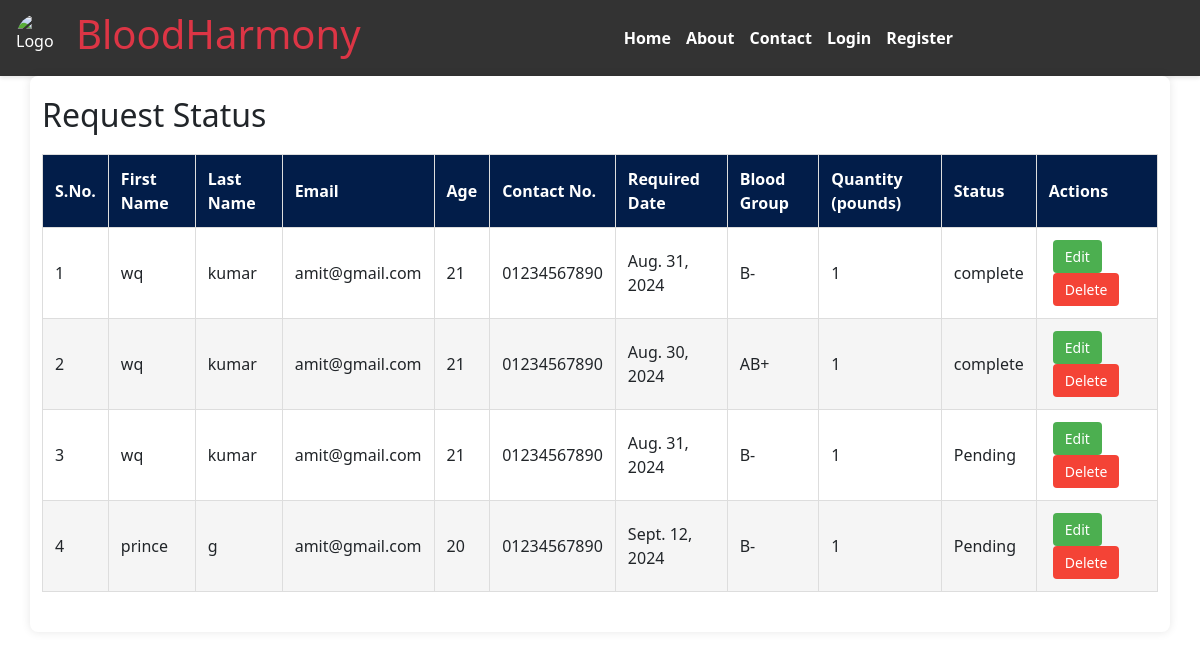
The app's page /requests/, older data.
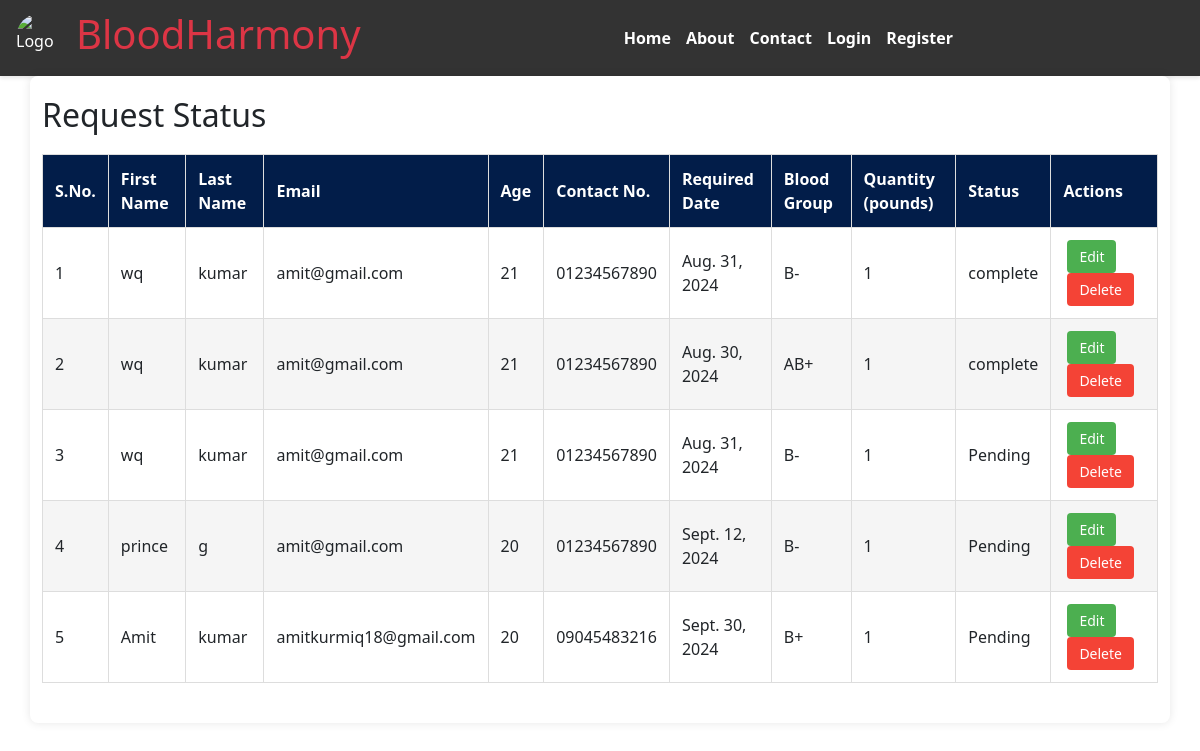
The same page, newer data.
### donor/models.py (models this page shows, shortened)
class BloodRequest(models.Model):
    BLOOD_GROUP_CHOICES = [
        ('A+', 'A+'),
        ('A-', 'A-'),
        ('B+', 'B+'),
        ('B-', 'B-'),
        ('AB+', 'AB+'),
        ('AB-', 'AB-'),
        ('O+', 'O+'),
        ('O-', 'O-'),
    ]
    user = models.ForeignKey(UserProfile, on_delete=models.CASCADE)
    blood_group = models.CharField(max_length=3, choices=BLOOD_GROUP_CHOICES)
    required_date = models.DateField()
    quantity = models.PositiveIntegerField(default=1)
    status = models.CharField(max_length=10, default='Pending')

class UserProfile(models.Model):
    user = models.OneToOneField(User, on_delete=models.CASCADE)
    user_type = models.CharField(max_length=20)
    otp = models.CharField(max_length=6, null=True, blank=True)
    email_verified = models.BooleanField(default=False)

class RecipientProfile(models.Model):
    user = models.OneToOneField(UserProfile, on_delete=models.CASCADE)
    first_name = models.CharField(max_length=30)
    last_name = models.CharField(max_length=30)
    age = models.IntegerField()
    contact_number = models.CharField(max_length=15)
    address = models.CharField(max_length=255)

### donor/views.py (the view)
# urls.py: path('requests/', views.request_list_view, name='request_list'),
def request_list_view(request):
    recipient_requests = BloodRequest.objects.all()  # Ensure this is the correct query
    context = {
        'recipient_requests': recipient_requests
    }
    return render(request, 'donor/request_list.html', context)

### donor/templates/donor/request_list.html (shortened to what this page needs)
{% extends "home.html" %}
{% block content %}
<main>
  <div class="container">
    <h2>Request Status</h2>
    <table id="request-table">
      <thead>
        <tr>
          <th>S.No.</th>
          <th>First Name</th>
          <th>Last Name</th>
          <th>Email</th>
          <th>Age</th>
          <th>Contact No.</th>
          <th>Required Date</th>
          <th>Blood Group</th>
          <th>Quantity (pounds)</th>
          <th>Status</th>
          <th>Actions</th>
        </tr>
      </thead>
      <tbody>
        {% for request in recipient_requests %}
        <tr>
           <td>{{ forloop.counter }}</td>
            <td>{{ request.user.recipientprofile.first_name }}</td>
            <td>{{ request.user.recipientprofile.last_name }}</td>
            <td>{{ request.user.user.email }}</td>
            <td>{{ request.user.recipientprofile.age }}</td>
            <td>{{ request.user.recipientprofile.contact_number }}</td>
            <td>{{ request.required_date }}</td>
            <td>{{ request.blood_group }}</td>
            <td>{{ request.quantity }} </td>
            <td>{{ request.status }}</td>
          <td>
            <a href="{% url 'edit_request' request.id %}" class="action-btn edit">Edit</a>
            <a href="{% url 'delete_request' request.id %}" class="action-btn delete">Delete</a>
          </td>
        </tr>
        {% empty %}
        <tr>
            <td colspan="11" style="text-align: center;">No requests available.</td>
        </tr>
        {% endfor %}
      </tbody>
    </table>
  </div>
</main>
{% endblock %}

Row changes from the older to the newer data that the page shows:
added BloodRequest: user.recipientprofile.first_name "Amit", user.recipientprofile.last_name "kumar", user.user.email "amitkurmiq18@gmail.com", user.recipientprofile.age "20", user.recipientprofile.contact_number "09045483216", required_date "Sept. 30, 2024", blood_group "B+", quantity "1", status "Pending"
